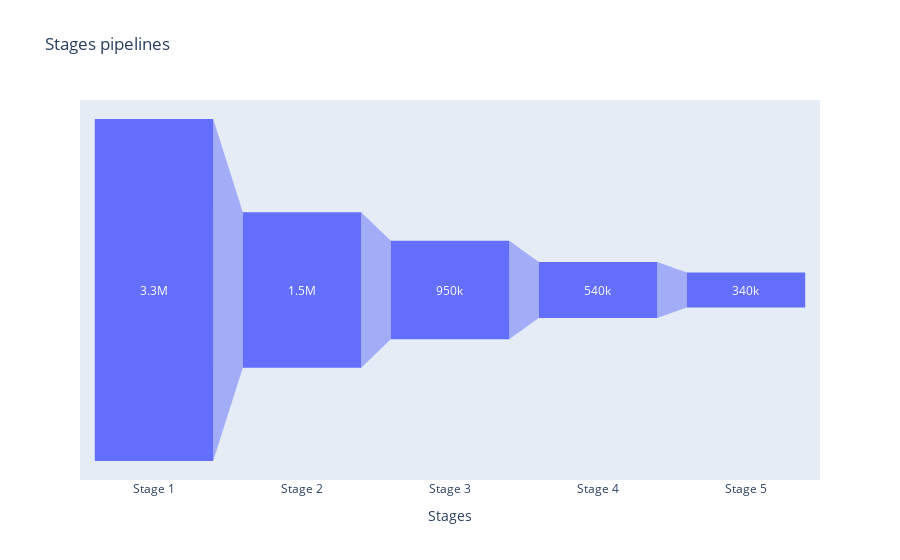

Notebook cell for this chart:
### Code cell
px.funnel(funnel_df,x='Stages',y='Values',title='Stages pipelines')

### Figure 1 — Plotly figure (JSON) as saved in the notebook; plotly's stock layout.template omitted (floating-point values rounded to 4 significant figures)
{"data": [{"hovertemplate": "Stages=%{x}<br>Values=%{y}<extra></extra>", "legendgroup": "", "marker": {"color": "#636efa"}, "name": "", "orientation": "v", "showlegend": false, "type": "funnel", "x": ["Stage 1", "Stage 2", "Stage 3", "Stage 4", "Stage 5"], "xaxis": "x", "y": [3300000, 1500000, 950000, 540000, 340000], "yaxis": "y"}], "layout": {"autosize": true, "legend": {"tracegroupgap": 0}, "title": {"text": "Stages pipelines"}, "xaxis": {"anchor": "y", "autorange": true, "domain": [0, 1], "range": [-0.5, 4.5], "title": {"text": "Stages"}, "type": "category"}, "yaxis": {"anchor": "x", "autorange": true, "domain": [0, 1], "range": [-1833000.0, 1833000.0], "title": {"text": "Values"}, "type": "linear"}}}
